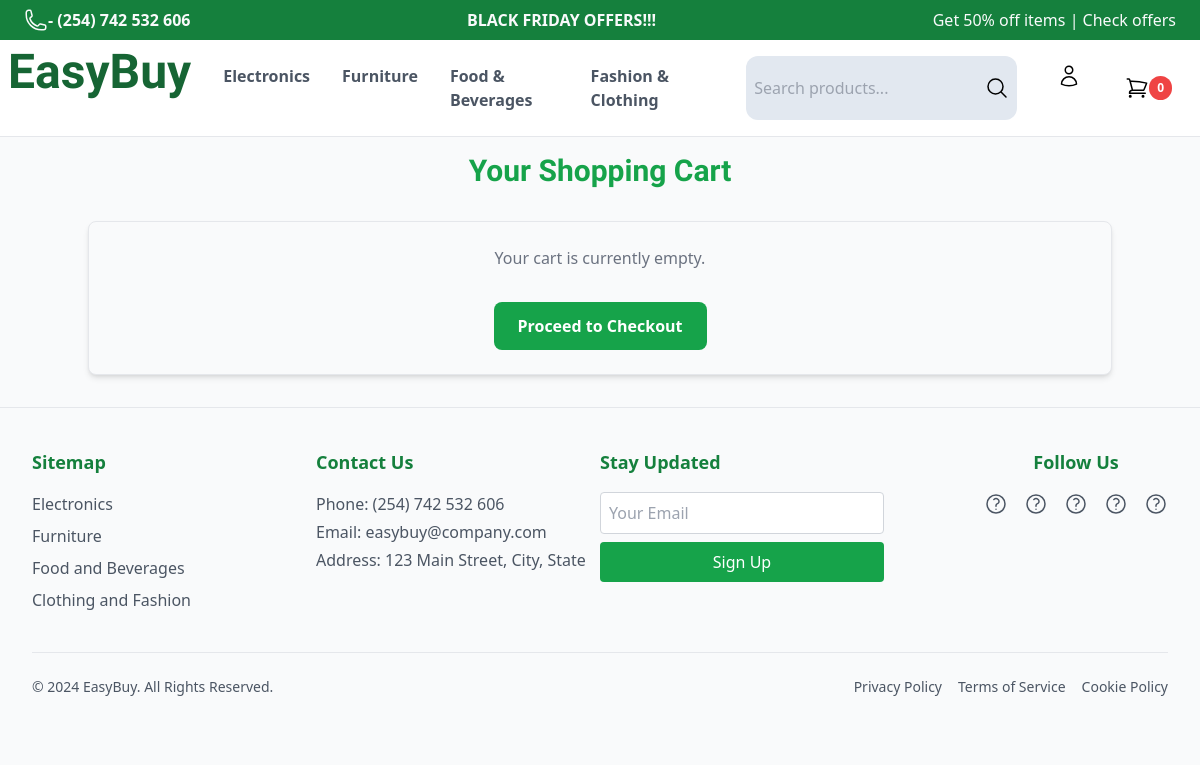
/cart/ (signed in), run on an earlier commit of the app's database.
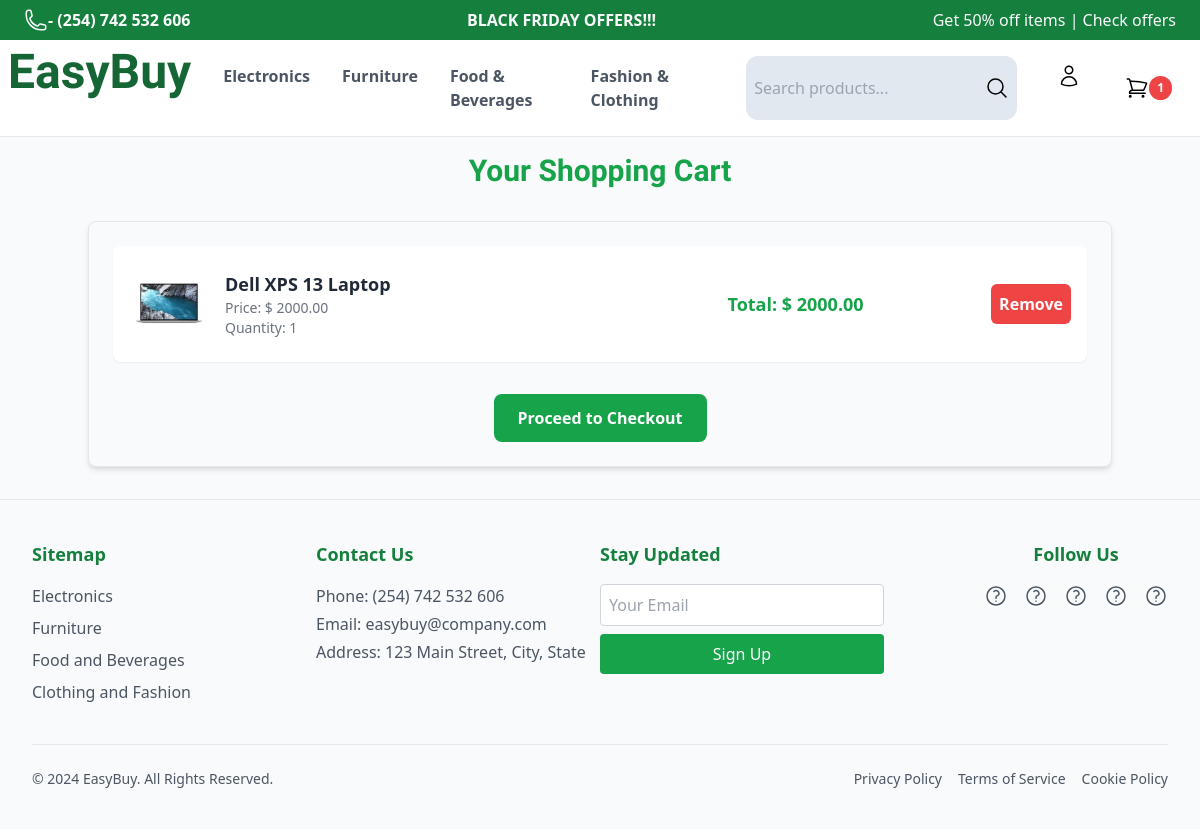
And on a later commit of the database.
### easybuy/models.py (models this page shows, shortened)
class Category(models.Model):
    name = models.CharField(max_length=100)

class CartItem(models.Model):
    cart = models.ForeignKey(Cart, related_name='items', on_delete=models.CASCADE)
    product = models.ForeignKey(Product, on_delete=models.CASCADE)
    quantity = models.PositiveIntegerField(default=1)

class Product(models.Model):
    name = models.CharField(max_length=100)
    description = models.TextField()
    price = models.DecimalField(max_digits=10, decimal_places=2)
    stock_quantity = models.PositiveIntegerField()
    category = models.ForeignKey(Category, on_delete=models.CASCADE, related_name='products')
    image = models.ImageField(upload_to='products/', blank=True, null=True)  # optional field for product image
    popularity = models.PositiveIntegerField(default=0)

### easybuy/views.py (the view)
# urls.py: path('cart/', views.view_cart, name='cart'),
@login_required
def view_cart(request):
    cart, _ = Cart.objects.get_or_create(user=request.user)
    cart_items = CartItem.objects.filter(cart=cart)
    categories = Category.objects.all()
    total_items = sum(item.quantity for item in cart_items)
    for item in cart_items:
        item.total_price = item.product.price * item.quantity
    context = {
        'cart': cart,
        'cart_items': cart_items,
        'categories': categories,
        'total_items': total_items
    }
    return render(request, 'eb/cart.html', context)

### easybuy/templates/eb/cart.html (shortened to what this page needs)
{% extends "eb/main.html" %}
{% block content %}
<h1 class="text-3xl font-playball my-4 font-bold text-center text-green-600">Your Shopping Cart</h1>
<div class="container mx-auto my-8 bg-ivory border border-gray-200 p-6 rounded-lg shadow-md">
    <div class="flex flex-col space-y-2">
        {% for item in cart_items %}
            <div class="flex justify-between bg-white p-4 rounded-lg shadow-sm">
                <div class="flex items-center w-1/2">
                    <img src="{{ item.product.image.url }}" alt="{{ item.product.name }}" class=" mt-1 w-20 h-32 object-contain">
                    <div class="ml-4">
                        <h2 class="text-lg font-semibold text-gray-800">{{ item.product.name }}</h2>
                        <p class="text-sm text-gray-500">Price: $ {{ item.product.price }}</p>
                        <p class="text-sm text-gray-500">Quantity: {{ item.quantity }}</p>
                    </div>
                </div>
                <div class="flex text-lg items-center font-semibold text-green-600">
                    Total: $ {{ item.total_price }}
                </div>
                <div class="flex items-center">
                    <button type="button" class=" text-ivory bg-red-500 hover:bg-red-400 p-2 font-bold rounded-md" onclick="removeFromCart('{{ item.product.id }}')">
                        Remove
                    </button>
                </div>
            </div>
        {% empty %}
            <p class="text-center text-gray-500">Your cart is currently empty.</p>
        {% endfor %}
    </div>
    <div class="flex justify-end mt-8">
        <a href="{% url 'checkout' %}" class="bg-green-600 hover:bg-green-700 mx-auto text-white font-bold px-6 py-3 rounded-lg transition duration-300">
            Proceed to Checkout
        </a>
    </div>
</div>
{% endblock %}

### easybuy/templates/eb/main.html (shortened to what the changed rows need)
<!DOCTYPE html>
<html lang="en">
<head>
    {% load static %}
    <link rel="stylesheet" href="{% static 'output.css' %}">
</head>
</head>
<body class="bg-ivory">
    <header class=" bg-white sticky top-0 left-0 w-full z-50 border-b border-gray-200">
        <nav class="flex justify-between">
            <div class="p-2">
                <h1 class=" font-playball text-5xl font-bold text-green-800 hover:text-green-600 cursor-pointer"><a href="{% url 'main' %}">EasyBuy</a></h1>
            </div>
            <div>
                <ul class="flex justify-between p-2">
                  {% for category in categories %}
                    <li class="hover:underline m-4 font-semibold text-gray-600">
                        <a href="{% url 'category_products' category.id %}">{{ category.name }}</a>
                    </li>
                  {% endfor %}
                </ul>
            </div>
            <div class="flex p-2">
                <a href="{% url 'cart' %}" class="flex items-center m-4 p-1 rounded-lg hover:bg-slate-200">
                    <div id="cart-count" class=" -top-8 bg-red-500 text-white text-xs font-bold px-2 py-1 rounded-full">{{ total_items }}</div>
                </a>
            </div>
        </nav>
    </header>
    <main>
      {% block content %}{% endblock %}
    </main>
</body>
</html>

What changed in the data, as far as the page shows it:
added CartItem: product.image (picture), product.name "Dell XPS 13 Laptop", product.price "2000.00", quantity "1", total_price "2000.00"
Also different on the page:
{{ total_items }}: "0" → "1"
text no longer shown: "Your cart is currently empty."
